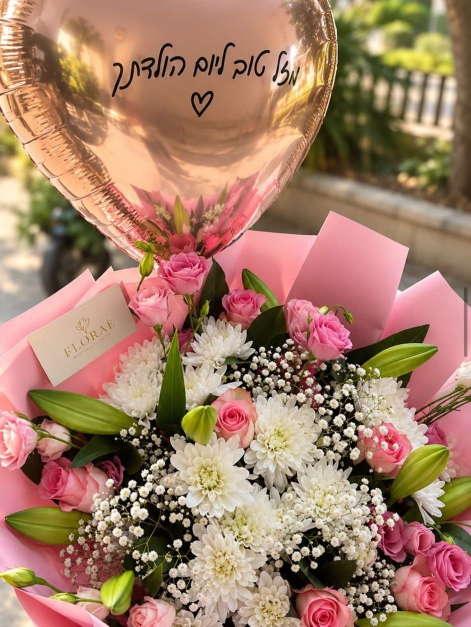
#> input picture florae-site/images/bouquet-birthday.jpg, 942 x 1253 px (shown at 1/2 size)
$ python -i look.py   (imports and definitions only)
#> lines starting #> are read from the running program, lines starting #| are printed output that depends on the picture
"""The series 'look': one color grade, grain, vignette and effects for every image,
so pictures coming from different GPT generations feel like one show."""
import numpy as np
from PIL import Image, ImageFilter, ImageOps

W, H = 1080, 1920
LUMA = np.array([0.2126, 0.7152, 0.0722], np.float32)


def grade(a):
    """Neo-noir grade: muted color, teal shadows, amber highlights, filmic contrast."""
    a = np.clip(a, 0, 1)
    lum = (a @ LUMA)[..., None]
    a = lum + (a - lum) * 0.74                       # desaturate
    s = a * a * (3 - 2 * a)                          # S-curve
    a = a * 0.5 + s * 0.5
    lum = (a @ LUMA)[..., None]
    a = a + (1 - lum) ** 2 * np.array([-0.025, 0.012, 0.04], np.float32) \
          + lum ** 2 * np.array([0.045, 0.012, -0.035], np.float32)
    a = 0.018 + a * 0.93                             # lifted, soft blacks
    a = 1 - (1 - a) ** 1.08                          # highlight roll-off
    return np.clip(a * 0.93, 0, 1).astype(np.float32)


# [8 lines left out: function load_graded, not called in this run]


def to_float(im):
    return np.asarray(im, np.float32) * (1 / 255.0)


def _smooth(e0, e1, x):
    t = np.clip((x - e0) / (e1 - e0), 0, 1)
    return t * t * (3 - 2 * t)


# [50 lines left out: functions make_vignette, make_grain, make_rain, glitch, not called in this run]


def flashback(f):
    lum = (f @ LUMA)[..., None]
    return lum * np.array([1.0, 0.94, 0.84], np.float32) * 0.95 + 0.02


# [4 lines left out: function red_tint, not called in this run]


def grade_variant(a, kind="noir"):
    """Per-world looks. noir = series default; cool = Monte Carlo; warm = Netanya childhood;
    warm_clean = present-day warm interior; green = the abandoned house."""
    if kind in (None, "noir"):
        return grade(a)
    a = np.clip(a, 0, 1)
    lum = (a @ LUMA)[..., None]
    if kind == "cool":
        a = lum + (a - lum) * 0.9
        s = a * a * (3 - 2 * a)
        a = a * 0.62 + s * 0.38
        lum = (a @ LUMA)[..., None]
        a = a + (1 - lum) ** 2 * np.array([-0.02, 0.008, 0.035], np.float32) + lum ** 2 * np.array([0.0, 0.01, 0.02], np.float32)
        a = 0.01 + a * 0.97
    elif kind == "warm":
        a = lum + (a - lum) * 0.9
        s = a * a * (3 - 2 * a)
        a = a * 0.8 + s * 0.2
        a = a * np.array([1.04, 1.0, 0.9], np.float32) + np.array([0.012, 0.006, -0.006], np.float32)
        a = 0.035 + a * 0.94                       # dusty, lifted blacks
    elif kind == "warm_clean":
        a = lum + (a - lum) * 0.95
        s = a * a * (3 - 2 * a)
        a = a * 0.7 + s * 0.3
        a = a * np.array([1.03, 1.0, 0.93], np.float32)
        a = 0.015 + a * 0.97
    elif kind == "amber":  # the hotel flash: rich amber, soft blacks
        a = lum + (a - lum) * 0.95
        s = a * a * (3 - 2 * a)
        a = a * 0.65 + s * 0.35
        a = a * np.array([1.08, 0.97, 0.78], np.float32) + np.array([0.015, 0.006, -0.004], np.float32)
        a = 0.02 + a * 0.95
    elif kind == "green":
        a = lum + (a - lum) * 0.72
        s = a * a * (3 - 2 * a)
        a = a * 0.6 + s * 0.4
        lum = (a @ LUMA)[..., None]
        a = a + (1 - lum) ** 2 * np.array([-0.025, 0.03, -0.005], np.float32) + np.array([-0.01, 0.012, -0.012], np.float32)
        a = (0.012 + a * 0.95) * 0.95
    return np.clip(a, 0, 1).astype(np.float32)


def load_source(path, scale=1.5, kind="noir", haze=0.0, exposure=1.0, punch=0.0):
    """Cover-fit to (W, H) * scale, graded with a per-world look. Returns PIL RGB."""
#> called with scale = 1.5, kind = 'noir', haze = 0, exposure = 1, punch = 0
    im = ImageOps.exif_transpose(Image.open(path)).convert("RGB")
#> im is the input picture: PIL image 942x1253 RGB; mean R, G, B 165.1, 126.4, 103.7
    tw, th = int(W * scale), int(H * scale)
    k = max(tw / im.width, th / im.height)
#> k = 2.3
    im = im.resize((max(tw, int(im.width * k + 0.5)), max(th, int(im.height * k + 0.5))), Image.LANCZOS)
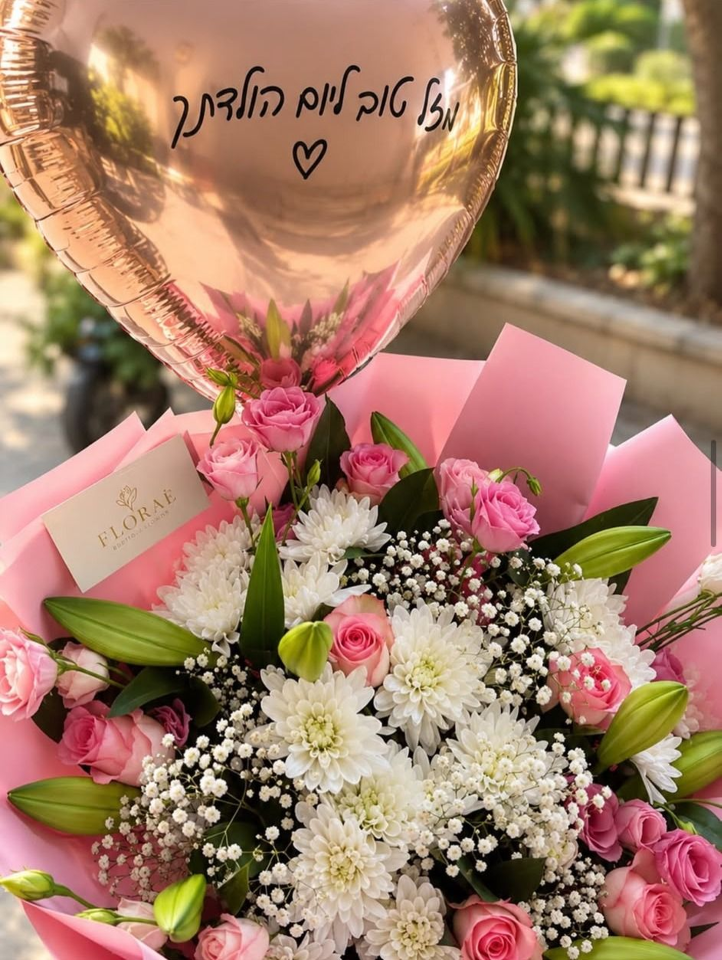
#> im: PIL image 2165x2880 RGB (shown at 1/3 size); mean R, G, B 165.1, 126.4, 103.7
    arr = np.asarray(im, np.float32) / 255.0
    if exposure != 1.0:  # lift in linear light, roll off highlights
        lin = arr ** 2.2 * exposure
        arr = (lin / (1 + 0.15 * lin)) ** (1 / 2.2) * (1.15 ** (1 / 2.2))
        arr = np.clip(arr, 0, 1)
    if haze > 0:
        bl = np.asarray(im.filter(ImageFilter.GaussianBlur(28)), np.float32) / 255.0
        arr = arr * (1 - haze) + np.maximum(arr, bl) * haze
    arr = grade_variant(arr, kind)
#> in grade, `lum = (a @ LUMA)[..., None]`:
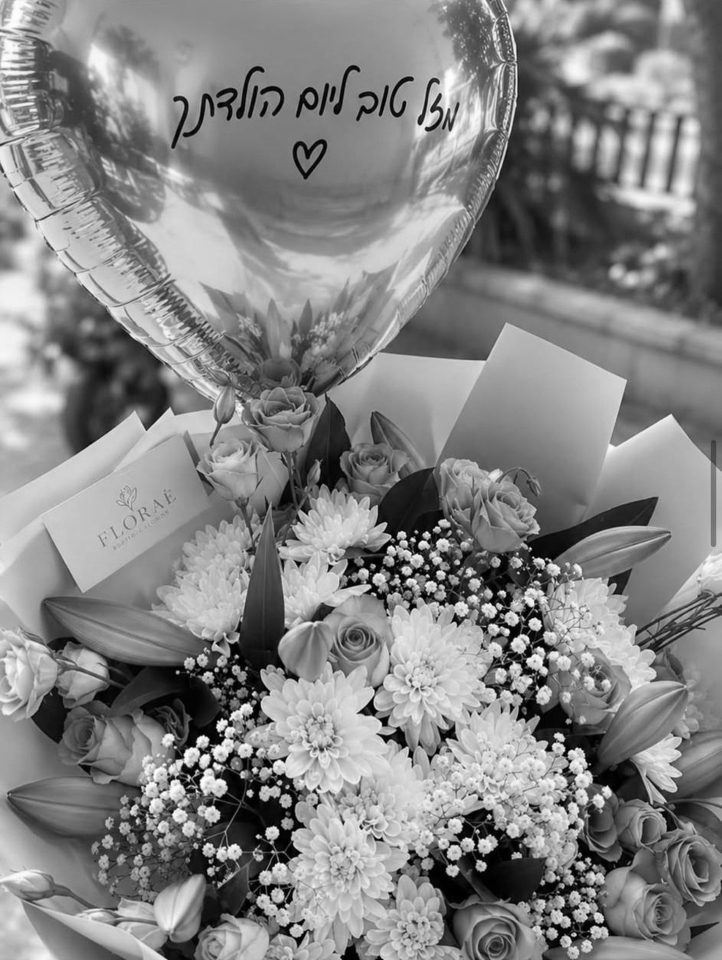
#> lum: shape (2880, 2165, 1) float32 (shown at 1/3 size); min 0, max 1, mean 0.521
#> in grade, `a = lum + (a - lum) * 0.74`:
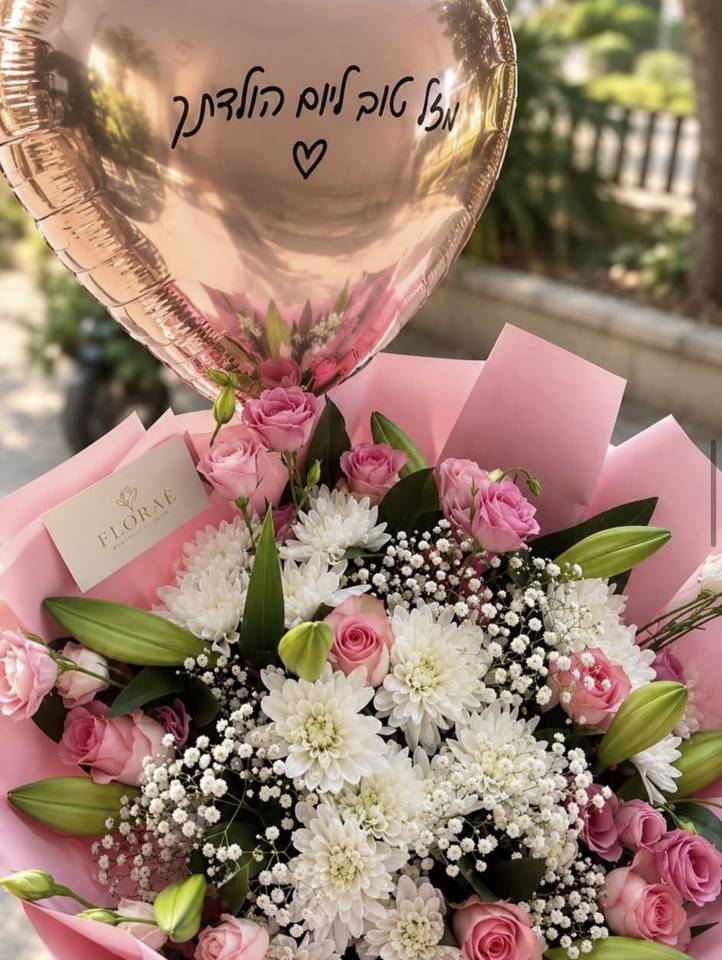
#> a: shape (2880, 2165, 3) float32 (shown at 1/3 size); mean of channels 0, 1, 2 0.611, 0.5, 0.435; drawn as R, G, B
#> in grade, `s = a * a * (3 - 2 * a)`:
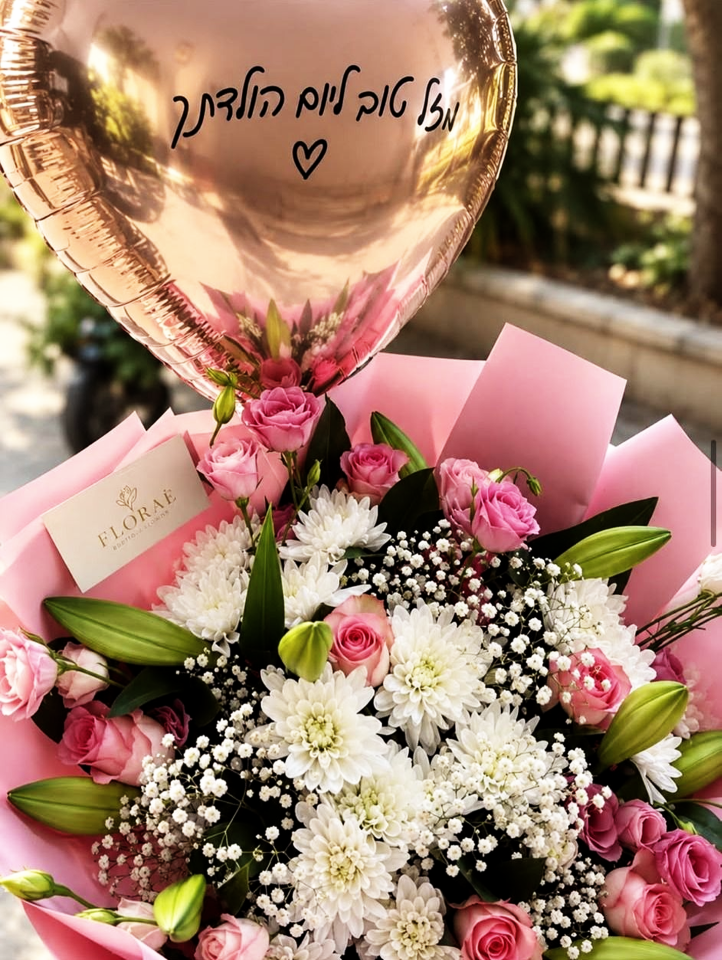
#> s: shape (2880, 2165, 3) float32 (shown at 1/3 size); mean of channels 0, 1, 2 0.652, 0.509, 0.426; drawn as R, G, B
    if punch > 0:  # more drama: harder contrast, deeper shadows, a little less colour
        sc = arr * arr * (3 - 2 * arr)
        arr = arr * (1 - punch) + sc * punch
        lum = (arr @ LUMA)[..., None]
        arr = lum + (arr - lum) * (1 - 0.25 * punch)
        arr = np.clip(arr, 0, 1) ** (1 + 0.3 * punch)
    return Image.fromarray((np.clip(arr, 0, 1) * 255 + 0.5).astype(np.uint8))
#> returned value: PIL image 2165x2880 RGB

>>> result = load_source('../../florae-site/images/bouquet-birthday.jpg')

$ run again, on florae-site/images/bouquet-fuchsia.jpg
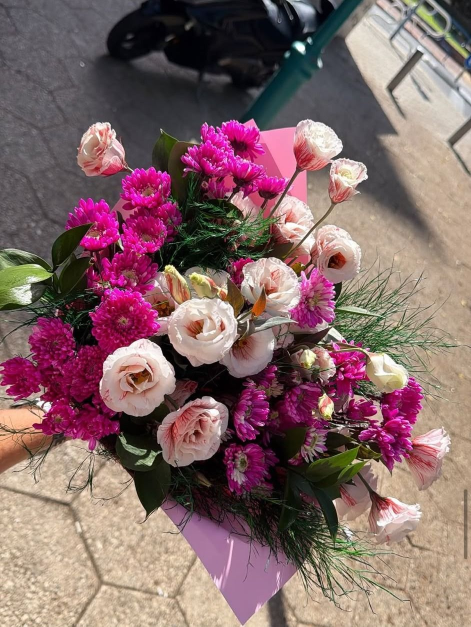
#> input picture florae-site/images/bouquet-fuchsia.jpg, 942 x 1253 px (shown at 1/2 size)
#> in load_source, im is the input picture: PIL image 942x1253 RGB; mean R, G, B 132.2, 103.9, 104
#> im: PIL image 2165x2880 RGB
#> in grade, `lum = (a @ LUMA)[..., None]`:
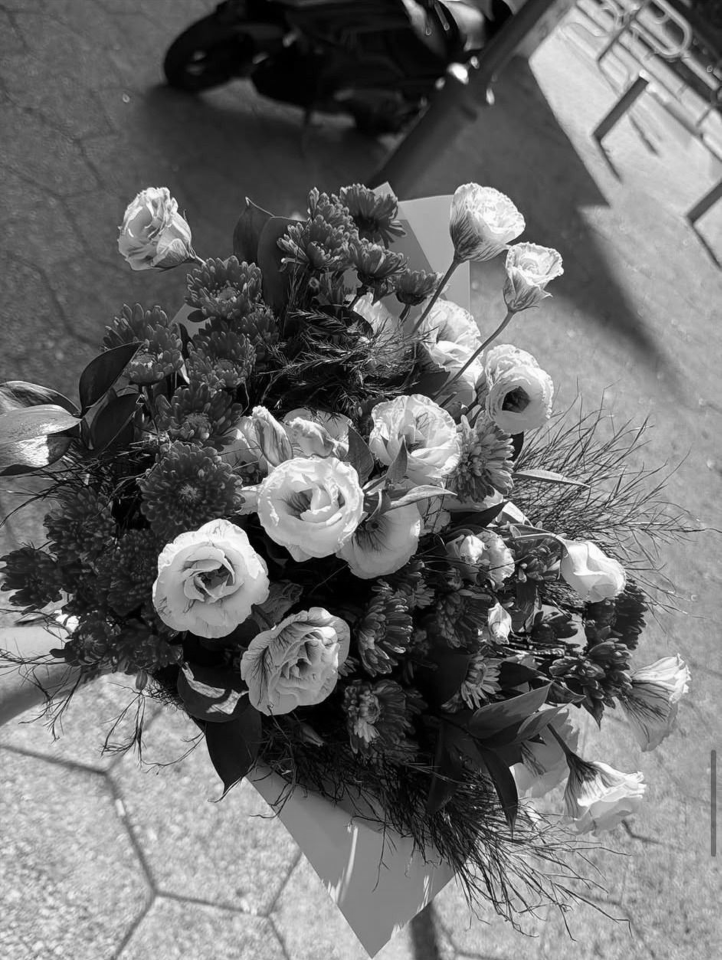
#> lum: shape (2880, 2165, 1) float32 (shown at 1/3 size); min 0, max 1, mean 0.431
#> in grade, `s = a * a * (3 - 2 * a)`:
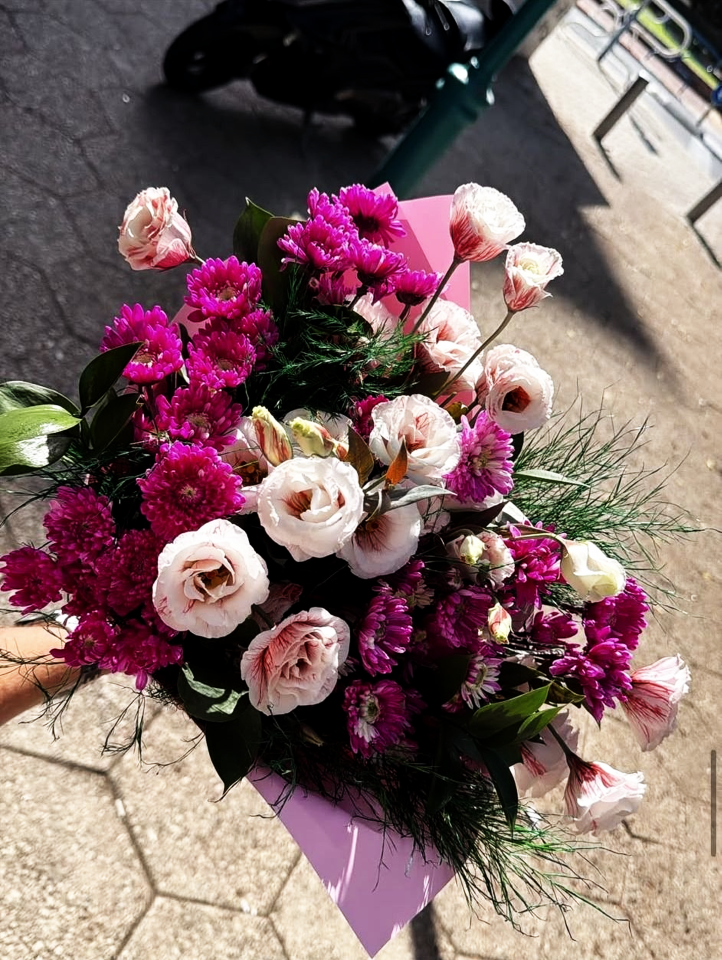
#> s: shape (2880, 2165, 3) float32 (shown at 1/3 size); mean of channels 0, 1, 2 0.503, 0.404, 0.4; drawn as R, G, B

$ run again, on florae-site/images/bouquet-garden.jpg
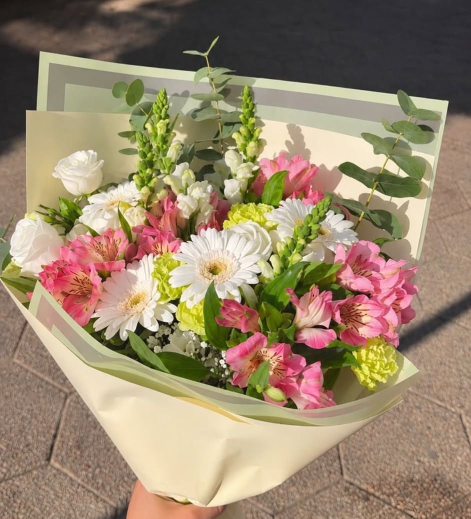
#> input picture florae-site/images/bouquet-garden.jpg, 942 x 1037 px (shown at 1/2 size)
#> in load_source, im is the input picture: PIL image 942x1037 RGB; mean R, G, B 153.2, 134.4, 108.8
#> im: PIL image 2616x2880 RGB
#> in grade, `lum = (a @ LUMA)[..., None]`:
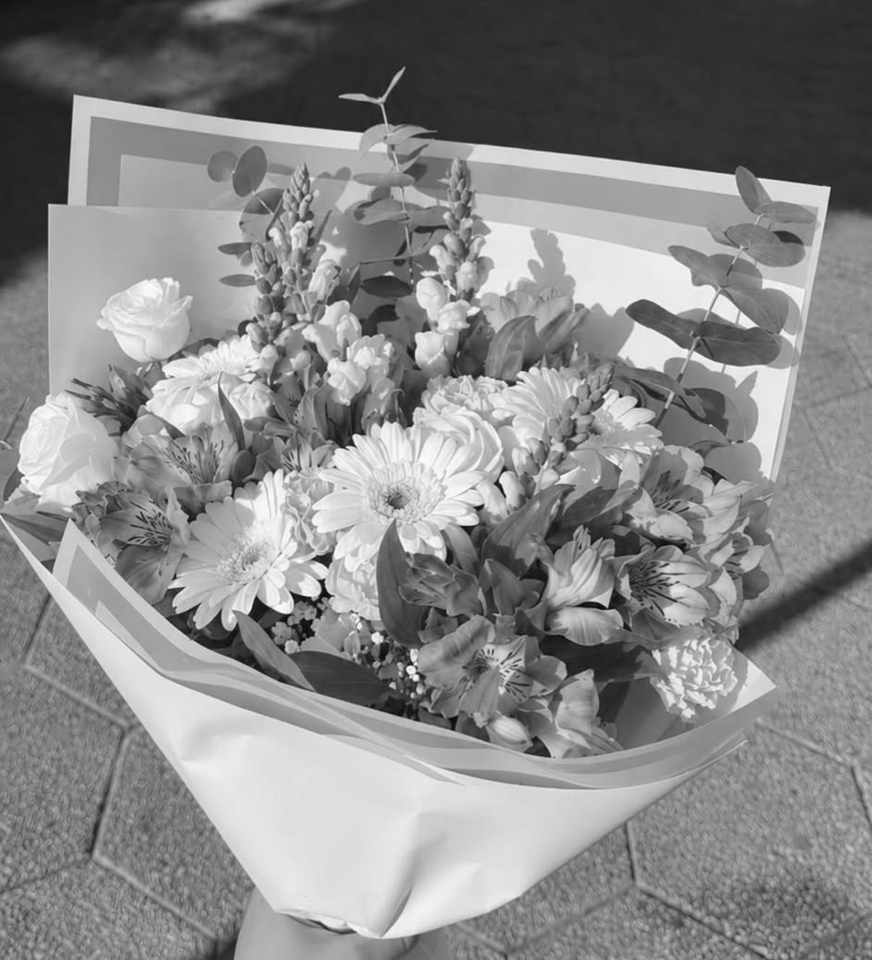
#> lum: shape (2880, 2616, 1) float32 (shown at 1/3 size); min 0.00417, max 0.999, mean 0.535
#> in grade, `s = a * a * (3 - 2 * a)`:
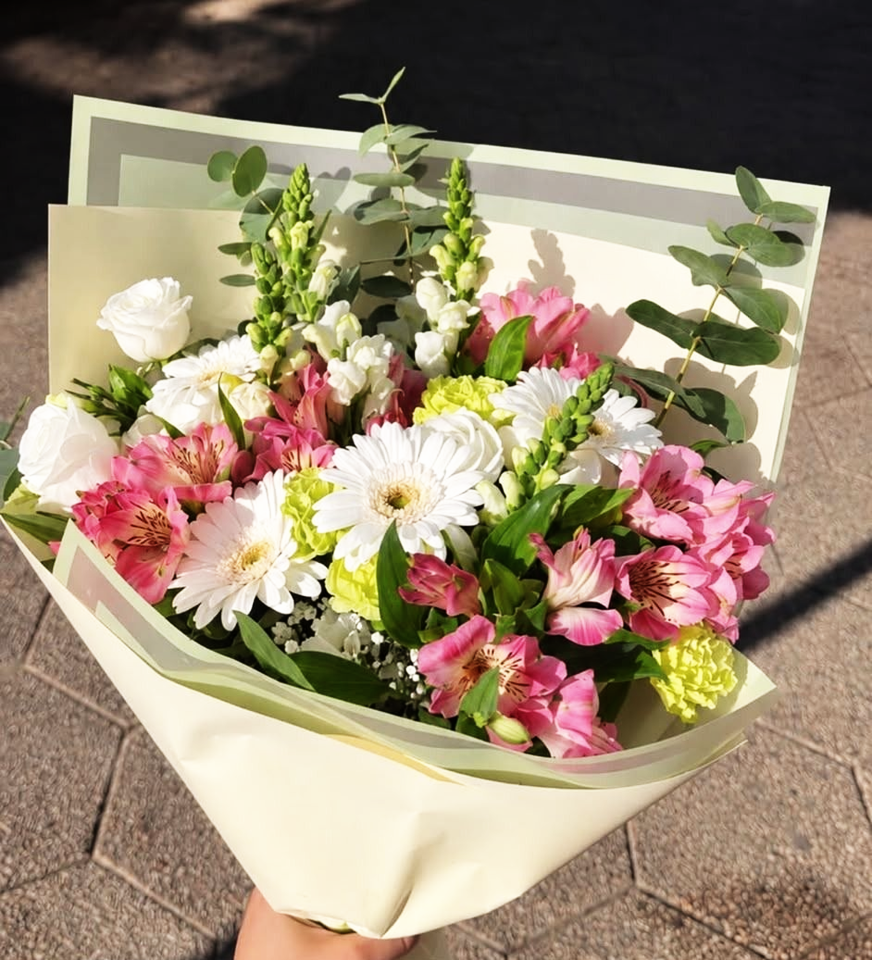
#> s: shape (2880, 2616, 3) float32 (shown at 1/3 size); mean of channels 0, 1, 2 0.604, 0.539, 0.441; drawn as R, G, B

$ run again, on florae-site/images/bouquet-gerbera.jpg
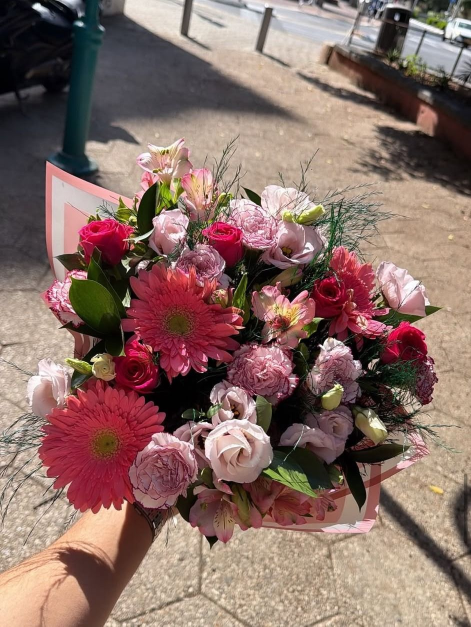
#> input picture florae-site/images/bouquet-gerbera.jpg, 942 x 1253 px (shown at 1/2 size)
#> in load_source, im is the input picture: PIL image 942x1253 RGB; mean R, G, B 137.5, 109.9, 102.3
#> im: PIL image 2165x2880 RGB
#> in grade, `lum = (a @ LUMA)[..., None]`:
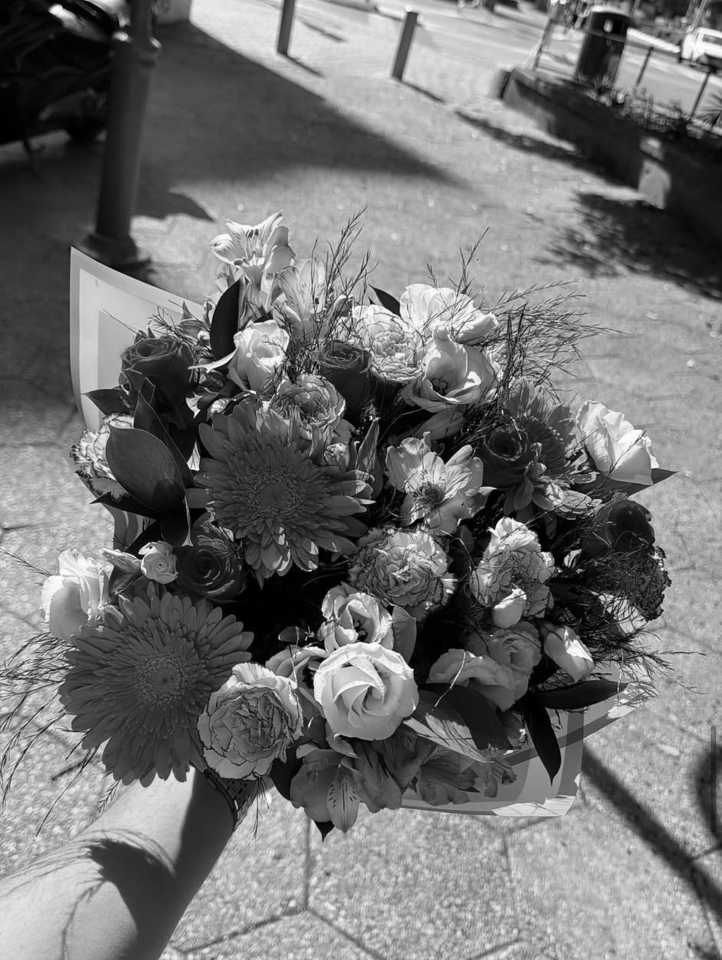
#> lum: shape (2880, 2165, 1) float32 (shown at 1/3 size); min 0, max 1, mean 0.452
#> in grade, `s = a * a * (3 - 2 * a)`:
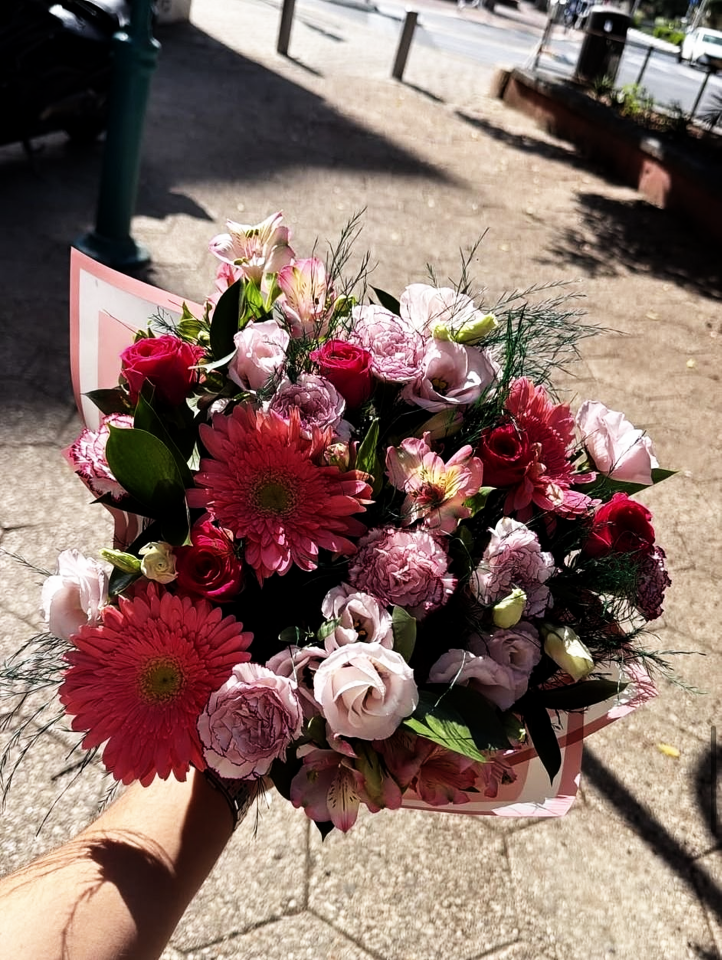
#> s: shape (2880, 2165, 3) float32 (shown at 1/3 size); mean of channels 0, 1, 2 0.529, 0.431, 0.401; drawn as R, G, B
